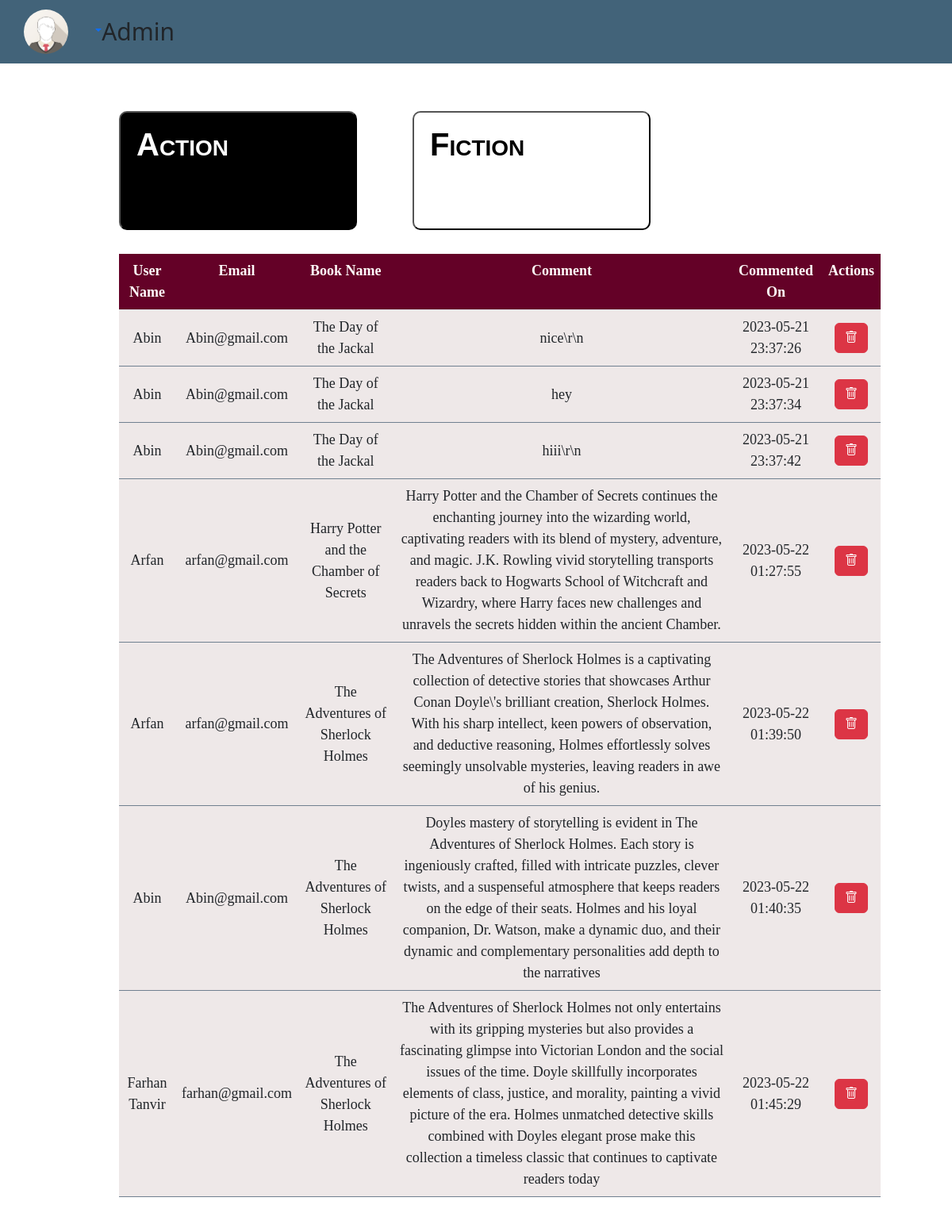
The page /Comments.php on the database its author committed.
### tables this page shows
CREATE TABLE `commentaction` (
  `id` int(11) NOT NULL,
  `book_id` int(11) NOT NULL,
  `name` varchar(255) NOT NULL,
  `email` varchar(255) NOT NULL,
  `userimg` varchar(255) NOT NULL,
  `comment` text NOT NULL,
  `created_at` datetime NOT NULL DEFAULT current_timestamp()
);

CREATE TABLE `action` (
  `id` int(55) NOT NULL,
  `b_img` varchar(255) NOT NULL,
  `book` varchar(255) NOT NULL,
  `b_name` varchar(255) NOT NULL,
  `b_author` varchar(255) NOT NULL,
  `publisher` varchar(255) NOT NULL,
  `year` varchar(255) NOT NULL,
  `description` text NOT NULL,
  `sortdes` text NOT NULL,
  `lang` varchar(255) NOT NULL,
  `Catagory` varchar(255) NOT NULL,
  `cment` int(50) NOT NULL,
  `view` int(255) NOT NULL
);

### Comments.php (the view, shortened to what this page needs)
<?php
require('dbcon.php');
?>
<!DOCTYPE html>
<html lang="en">
<head>
    <link rel="stylesheet" href="notification.css" />
    <link href="https://cdn.jsdelivr.net/npm/bootstrap@5.2.3/dist/css/bootstrap.min.css" rel="stylesheet">
    <link rel="stylesheet" href="https://cdn.jsdelivr.net/npm/bootstrap-icons@1.10.2/font/bootstrap-icons.css">
    <link rel="stylesheet" href="https://cdnjs.cloudflare.com/ajax/libs/font-awesome/6.4.0/css/all.min.css" />
</head>
<body>
    <main>
        <div>
            <nav>
                <div class="dropdown">
                    <a class="dropdown-toggle" data-bs-toggle="dropdown" aria-expanded="false">
                    <img style="border-radius:50%"; src="./icons/avatar.png"></a>
                </div>
                <h1>Admin</h1>
            </nav>
        </div>
        <div class="maincontain">
          <div class="buttons">
            <button id="action_btn">Action
            </button>
            <button id="fiction_btn">Fiction
            </button>
          </div>
          <div class="blocks">
            <div class="action" id="action">
                        <table  class=" table table-hover text-center">
                         <tr class="tab">
                                <th>User Name</th>
                                <th>Email</th>
                                <th>Book Name</th>
                                <th>Comment</th>
                                <th>Commented On</th>
                                <th>Actions</th>
                            </tr>
                            <?php
                               $query="SELECT * FROM `commentaction`";
                               $result=mysqli_query($con,$query);
                               while($fetch=mysqli_fetch_assoc($result)){
                                $query2="SELECT b_name FROM `action` where id=$fetch[book_id]";
                                $result2=mysqli_query($con,$query2);
                                $fetch2=mysqli_fetch_array($result2)[0];
                                echo<<<print
                                <tr class="tab1 align-middle">
                                <td>$fetch[name]</td>
                                <td>$fetch[email]</td>
                                <td>$fetch2</td>
                                <td>$fetch[comment]</td>
                                <td>$fetch[created_at]</td>
                                <td>
                                <button onclick="confirm_delete($fetch[id],$fetch[book_id])" class="btn  btn-danger"><i class="bi bi-trash"></i></button>
                                </td>
                            </tr>
                            print;
                               }
                              ?>
                          </table>
            </div>
          </div>
        </div>
    </main>
</body>
</html>

### Comments.php (style rules this page uses)
nav { display: flex; font-size: 1rem; background-color: #032f4dbf; height: 5rem; align-items: center; }
nav img { height: 3.5rem; margin: 8px 30px; }
nav h1 { margin: 20px 0px; font-size: 30px; }
.maincontain { margin: 50px auto; background: white; width: 80%; height: auto; }
.buttons { display: flex; gap: 50px; margin: 20px; }
.buttons button { border-radius: 10px; color: black; font: small-caps bold 24px/1 sans-serif; font-size: 40px; margin: 10px; padding: 20px; width: 300px; height: 150px; background-color: white; text-align: left; display: flex; flex-direction: column; justify-content: flex-start; }
.blocks { display: flex; width: 100%; height: 100%; margin-left: 30px; }
.action { width: 100%; height: auto; display: block; }
body { background-size: 120%; }
main { background-size: 1100px; }
table th, td { font-size: large; font-family:Bahnschrift; }
.tab { background-color:#640127; color: snow; }
table th { color: snow; }
.tab1 { background-color: rgba(238, 231, 231, 0.945); border: 0.5px slategrey; }

### rows shown on the page
commentaction: name "Abin", email "Abin@gmail.com", action.b_name "The Day of the Jackal", comment "nice\\r\\n", created_at "2023-05-21 23:37:26"
commentaction: name "Abin", email "Abin@gmail.com", action.b_name "The Day of the Jackal", comment "hey", created_at "2023-05-21 23:37:34"
commentaction: name "Abin", email "Abin@gmail.com", action.b_name "The Day of the Jackal", comment "hiii\\r\\n", created_at "2023-05-21 23:37:42"
commentaction: name "Arfan", email "arfan@gmail.com", action.b_name "Harry Potter and the Chamber of Secrets", comment "Harry Potter and the Chamber of Secrets continues the enchanting journey into the wizarding world, captivating readers with its blend of mystery, adventure, and magic. J.K. Rowling vivid storytelling transports readers back to Hogwarts School of Witchcraft and Wizardry, where Harry faces new challenges and unravels the secrets hidden within the ancient Chamber.", created_at "2023-05-22 01:27:55"
commentaction: name "Arfan", email "arfan@gmail.com", action.b_name "The Adventures of Sherlock Holmes", comment "The Adventures of Sherlock Holmes is a captivating collection of detective stories that showcases Arthur Conan Doyle\\'s brilliant creation, Sherlock Holmes. With his sharp intellect, keen powers of observation, and deductive reasoning, Holmes effortlessly solves seemingly unsolvable mysteries, leaving readers in awe of his genius.", created_at "2023-05-22 01:39:50"
commentaction: name "Abin", email "Abin@gmail.com", action.b_name "The Adventures of Sherlock Holmes", comment "Doyles mastery of storytelling is evident in The Adventures of Sherlock Holmes. Each story is ingeniously crafted, filled with intricate puzzles, clever twists, and a suspenseful atmosphere that keeps readers on the edge of their seats. Holmes and his loyal companion, Dr. Watson, make a dynamic duo, and their dynamic and complementary personalities add depth to the narratives", created_at "2023-05-22 01:40:35"
commentaction: name "Farhan Tanvir", email "farhan@gmail.com", action.b_name "The Adventures of Sherlock Holmes", comment "The Adventures of Sherlock Holmes not only entertains with its gripping mysteries but also provides a fascinating glimpse into Victorian London and the social issues of the time. Doyle skillfully incorporates elements of class, justice, and morality, painting a vivid picture of the era. Holmes unmatched detective skills combined with Doyles elegant prose make this collection a timeless classic that continues to captivate readers today", created_at "2023-05-22 01:45:29"
